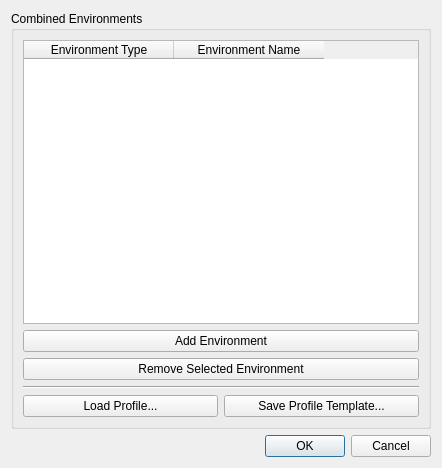
<?xml version="1.0" encoding="UTF-8"?>
<ui version="4.0">
 <class>environment_selector_dialog</class>
 <widget class="QDialog" name="environment_selector_dialog">
  <property name="geometry">
   <rect>
    <x>0</x>
    <y>0</y>
    <width>442</width>
    <height>468</height>
   </rect>
  </property>
  <property name="windowTitle">
   <string>Environment Selector</string>
  </property>
  <layout class="QVBoxLayout" name="verticalLayout">
   <item>
    <widget class="QGroupBox" name="environments_groupbox">
     <property name="title">
      <string>Combined Environments</string>
     </property>
     <layout class="QVBoxLayout" name="verticalLayout_2">
      <item>
       <widget class="QTableWidget" name="environment_display_table">
        <attribute name="horizontalHeaderDefaultSectionSize">
         <number>150</number>
        </attribute>
        <column>
         <property name="text">
          <string>Environment Type</string>
         </property>
        </column>
        <column>
         <property name="text">
          <string>Environment Name</string>
         </property>
        </column>
       </widget>
      </item>
      <item>
       <layout class="QGridLayout" name="button_layout">
        <item row="1" column="0" colspan="2">
         <widget class="QPushButton" name="remove_environment_button">
          <property name="text">
           <string>Remove Selected Environment</string>
          </property>
         </widget>
        </item>
        <item row="3" column="1">
         <widget class="QPushButton" name="save_profile_template_button">
          <property name="text">
           <string>Save Profile Template...</string>
          </property>
         </widget>
        </item>
        <item row="3" column="0">
         <widget class="QPushButton" name="load_profile_button">
          <property name="text">
           <string>Load Profile...</string>
          </property>
         </widget>
        </item>
        <item row="2" column="0" colspan="2">
         <widget class="Line" name="line">
          <property name="orientation">
           <enum>Qt::Horizontal</enum>
          </property>
         </widget>
        </item>
        <item row="0" column="0" colspan="2">
         <widget class="QPushButton" name="add_environment_button">
          <property name="text">
           <string>Add Environment</string>
          </property>
         </widget>
        </item>
       </layout>
      </item>
     </layout>
    </widget>
   </item>
   <item>
    <widget class="QDialogButtonBox" name="buttonBox">
     <property name="orientation">
      <enum>Qt::Horizontal</enum>
     </property>
     <property name="standardButtons">
      <set>QDialogButtonBox::Cancel|QDialogButtonBox::Ok</set>
     </property>
    </widget>
   </item>
  </layout>
 </widget>
 <resources/>
 <connections>
  <connection>
   <sender>buttonBox</sender>
   <signal>accepted()</signal>
   <receiver>environment_selector_dialog</receiver>
   <slot>accept()</slot>
   <hints>
    <hint type="sourcelabel">
     <x>248</x>
     <y>254</y>
    </hint>
    <hint type="destinationlabel">
     <x>157</x>
     <y>274</y>
    </hint>
   </hints>
  </connection>
  <connection>
   <sender>buttonBox</sender>
   <signal>rejected()</signal>
   <receiver>environment_selector_dialog</receiver>
   <slot>reject()</slot>
   <hints>
    <hint type="sourcelabel">
     <x>316</x>
     <y>260</y>
    </hint>
    <hint type="destinationlabel">
     <x>286</x>
     <y>274</y>
    </hint>
   </hints>
  </connection>
 </connections>
</ui>
